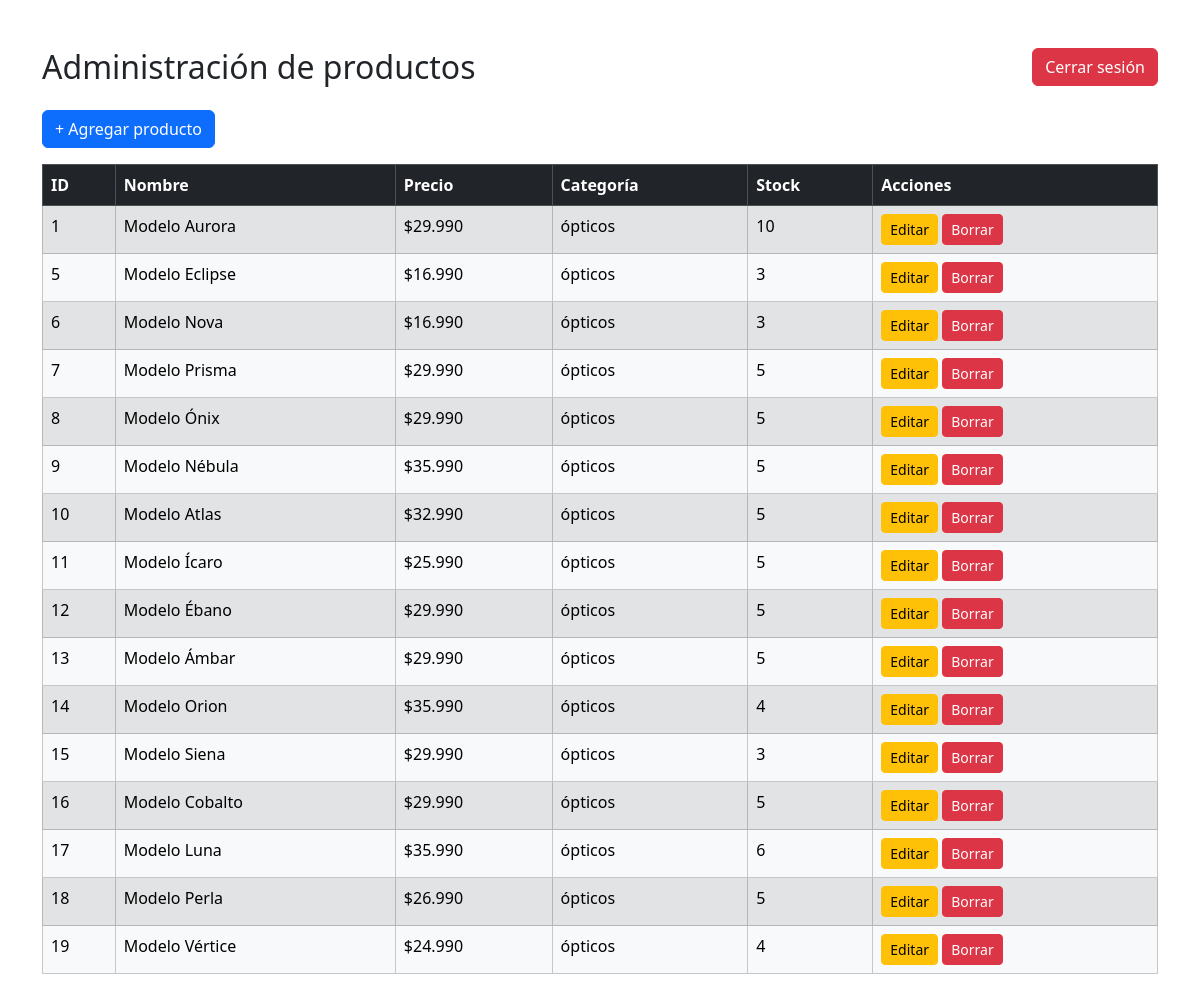
Screenshot of /admin/admin_listado.php (signed in) with the database file from the repository.
### tables this page shows
CREATE TABLE `productos` (
  `p_id` int(11) NOT NULL,
  `p_nombre` varchar(150) NOT NULL,
  `p_descripcion` text NOT NULL,
  `p_precio` decimal(10,0) NOT NULL,
  `p_imagen` varchar(255) NOT NULL,
  `p_categoria` varchar(100) NOT NULL,
  `p_stock` int(11) NOT NULL
);

### clases/db.php (called while the page is built, shortened)
<?php
class db{
    protected $connection;
    protected $query;
    public function __construct($dbhost = 'localhost', $dbuser = 'root', $dbpass = '', $dbname = 'amcosta_espectacublog', $charset = 'utf8')
    {
        $this->connection = new mysqli($dbhost, $dbuser, $dbpass, $dbname);
        $this->connection->set_charset($charset);
    }
    public function query($query)
    {
        if ($this->query = $this->connection->prepare($query)) {
            $this->query->execute();
        } else {
            $this->error('No se puede preparar la declarción de MySQL (revisa tu sintaxis) - ' . $this->connection->error);
        }
        return $this;
    }
    public function fetchAll($callback = null)
    {
        $params = array();
        $row = array();
        $meta = $this->query->result_metadata();
        while ($field = $meta->fetch_field()) {
            $params[] = & $row[$field->name];
        }
        call_user_func_array(array($this->query, 'bind_result'), $params);
        $result = array();
        while ($this->query->fetch()) {
            $r = array();
            foreach ($row as $key => $val) {
                $r[$key] = $val;
            }
            if ($callback != null && is_callable($callback)) {
                $value = call_user_func($callback, $r);
                if ($value == 'break')
                    break;
            } else {
                $result[] = $r;
            }
        }
        return $result;
    }
}
?>

### admin/admin_listado.php (the view, shortened to what this page needs)
<?php
include_once('../clases/db.php');
$db = new db(DB_HOST, DB_USER, DB_PASS, DB_NAME);
$query = "SELECT * FROM productos";
$productos = $db->query($query)->fetchAll();
?>
<!DOCTYPE html>
<html lang="es">
<head>
    <link href="https://cdn.jsdelivr.net/npm/bootstrap@5.3.2/dist/css/bootstrap.min.css" rel="stylesheet">
</head>
<body class="container my-5">
    <a href="logout.php" class="btn btn-danger mb-3 float-end">
        Cerrar sesión
    </a>
    <h2 class="mb-4">Administración de productos</h2>
    <a href="admin_insertar.php" class="btn btn-primary mb-3">
        + Agregar producto
    </a>
    <table class="table table-bordered">
        <thead class="table-dark">
            <tr>
                <th>ID</th>
                <th>Nombre</th>
                <th>Precio</th>
                <th>Categoría</th>
                <th>Stock</th>
                <th>Acciones</th>
            </tr>
        </thead>
        <tbody>
<?php foreach ($productos as $index => $producto): ?>
<?php
    if ($index % 2 == 0) {
        $clase = 'table-secondary';
    } else {
        $clase = 'table-light';
    }
?>
<tr class="<?php echo $clase; ?>">
    <td><?php echo htmlspecialchars($producto['p_id']); ?></td>
    <td><?php echo htmlspecialchars($producto['p_nombre']); ?></td>
    <td>$<?php echo number_format($producto['p_precio'], 0, ',', '.'); ?></td>
    <td><?php echo htmlspecialchars($producto['p_categoria']); ?></td>
    <td><?php echo htmlspecialchars($producto['p_stock']); ?></td>
    <td>
        <a href="admin_editar.php?id=<?php echo htmlspecialchars($producto['p_id']); ?>"
        class="btn btn-sm btn-warning">Editar</a>
        <a href="admin_borrar.php?id=<?php echo htmlspecialchars($producto['p_id']); ?>"
        class="btn btn-sm btn-danger">Borrar</a>
    </td>
</tr>
<?php endforeach; ?>
        </tbody>
    </table>
</body>
</html>

### rows the page displays
productos: p_id "1", p_nombre "Modelo Aurora", p_precio "29.990", p_categoria "ópticos", p_stock "10"
productos: p_id "5", p_nombre "Modelo Eclipse", p_precio "16.990", p_categoria "ópticos", p_stock "3"
productos: p_id "6", p_nombre "Modelo Nova", p_precio "16.990", p_categoria "ópticos", p_stock "3"
productos: p_id "7", p_nombre "Modelo Prisma", p_precio "29.990", p_categoria "ópticos", p_stock "5"
productos: p_id "8", p_nombre "Modelo Ónix", p_precio "29.990", p_categoria "ópticos", p_stock "5"
productos: p_id "9", p_nombre "Modelo Nébula", p_precio "35.990", p_categoria "ópticos", p_stock "5"
productos: p_id "10", p_nombre "Modelo Atlas", p_precio "32.990", p_categoria "ópticos", p_stock "5"
productos: p_id "11", p_nombre "Modelo Ícaro", p_precio "25.990", p_categoria "ópticos", p_stock "5"
productos: p_id "12", p_nombre "Modelo Ébano", p_precio "29.990", p_categoria "ópticos", p_stock "5"
productos: p_id "13", p_nombre "Modelo Ámbar", p_precio "29.990", p_categoria "ópticos", p_stock "5"
productos: p_id "14", p_nombre "Modelo Orion", p_precio "35.990", p_categoria "ópticos", p_stock "4"
productos: p_id "15", p_nombre "Modelo Siena", p_precio "29.990", p_categoria "ópticos", p_stock "3"
productos: p_id "16", p_nombre "Modelo Cobalto", p_precio "29.990", p_categoria "ópticos", p_stock "5"
productos: p_id "17", p_nombre "Modelo Luna", p_precio "35.990", p_categoria "ópticos", p_stock "6"
productos: p_id "18", p_nombre "Modelo Perla", p_precio "26.990", p_categoria "ópticos", p_stock "5"
productos: p_id "19", p_nombre "Modelo Vértice", p_precio "24.990", p_categoria "ópticos", p_stock "4"
